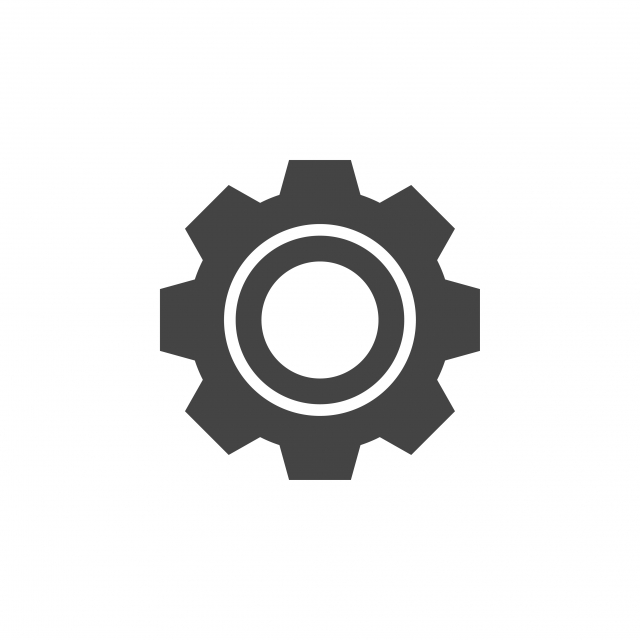
#> input picture img/engrenagem.jpg, 640 x 640 px
$ python binarizacao.py
#> lines starting #> are read from the running program, lines starting #| are printed output that depends on the picture; after the words box and inside, x2 and y2 are one past the last pixel; in counts of white or black regions, pixels touching at a corner belong together
# Segmentação por binárização
# O limiar é definido por tentativa e erro
# Author: Higor Tavares
import cv2
path = '../../img/engrenagem.jpg'
# Carrega a imagem em tons de cinza
img = cv2.imread(path,0)
#> img is the input picture: shape (640, 640); min 66, max 255, mean 229.8
ret, binary = cv2.threshold(img,155,255,cv2.THRESH_BINARY_INV)
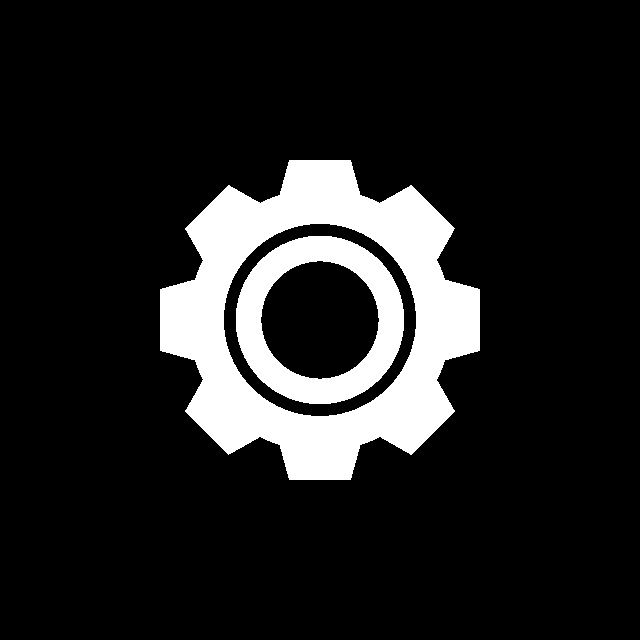
#> binary: shape (640, 640); 13.2% white; 2 white regions, box (x1, y1, x2, y2) and area: (160, 160, 480, 480) 42576, (236, 236, 404, 404) 11542
struture_element = cv2.getStructuringElement(cv2.MORPH_ELLIPSE,(3,3))
# Aplicando operação de abertura para corrigir ruídos internosls
processed = cv2.morphologyEx(binary,cv2.MORPH_CLOSE,struture_element)
#> processed: shape (640, 640); 13.2% white; 2 white regions, box (x1, y1, x2, y2) and area: (160, 160, 480, 480) 42584, (236, 236, 404, 404) 11542
cv2.imshow('Original',img)
cv2.imshow('Binarizada',binary)
cv2.imwrite('../../out/binaria.bmp',binary)
cv2.imshow('Tratada',processed)
cv2.waitKey(0)
cv2.destroyAllWindows()
